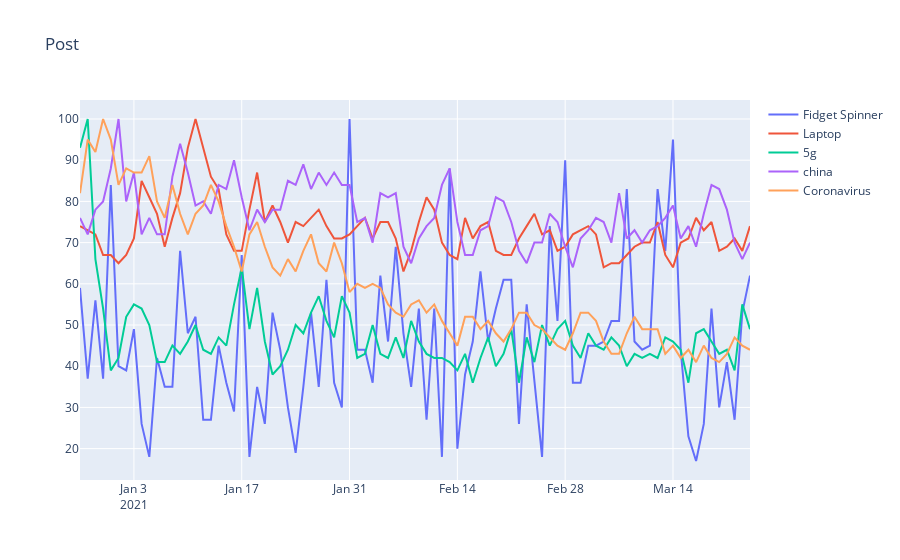

The notebook cell saved with this chart:
### Markdown cell above
#How to Visualize the Trend Curves for Different Search Terms via Python and PyTrend
We can also create different types of graphical expressions of this data extractions. To create an interactive graphic, we will use plotly, plotly graph objects and plotly offline.

### Code cell
import plotly
import plotly.graph_objects as go
from plotly.offline import download_plotlyjs, init_notebook_mode, iplot
import plotly.offline as pyo
init_notebook_mode(connected=True)

trace = [go.Scatter(
x = trendframe.index,
y = trendframe[col], name=col) for col in trendframe.columns]

data = trace
layout = go.Layout(title='Post', showlegend=True)
fig = go.Figure(data=data, layout=layout)

iplot(fig)
